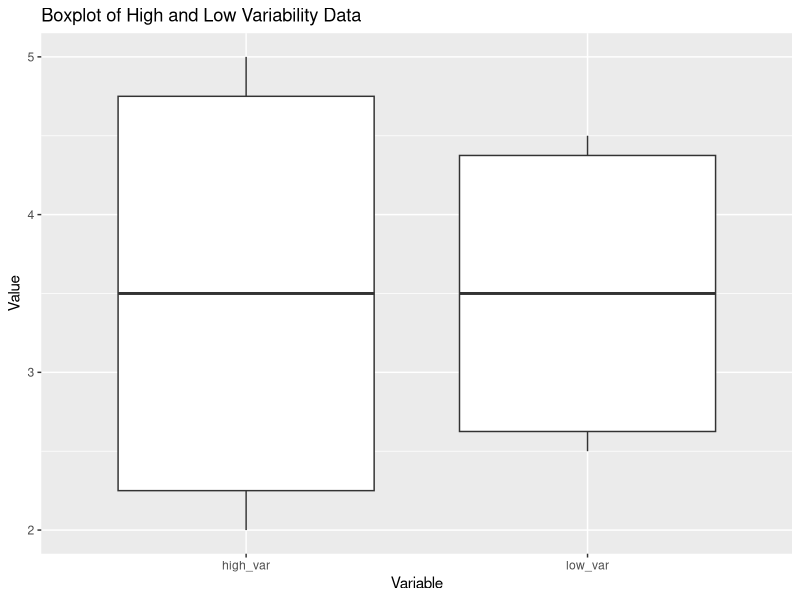
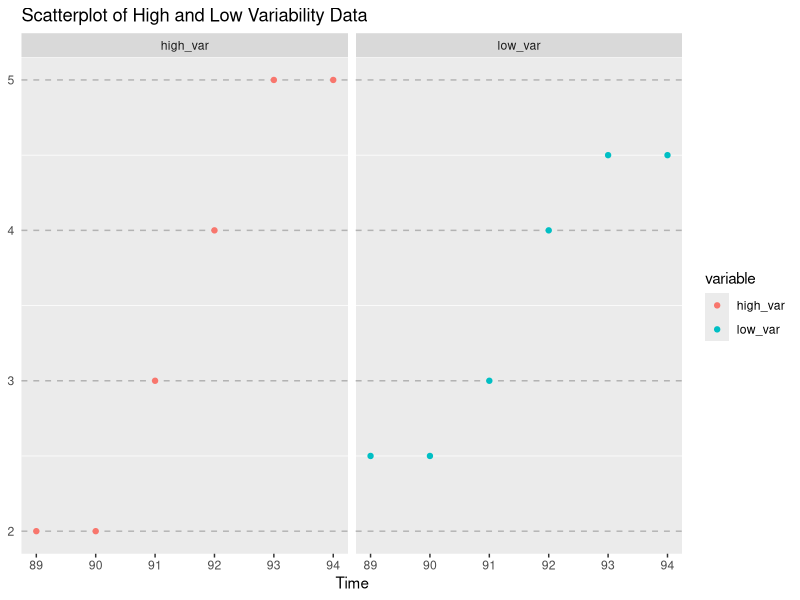
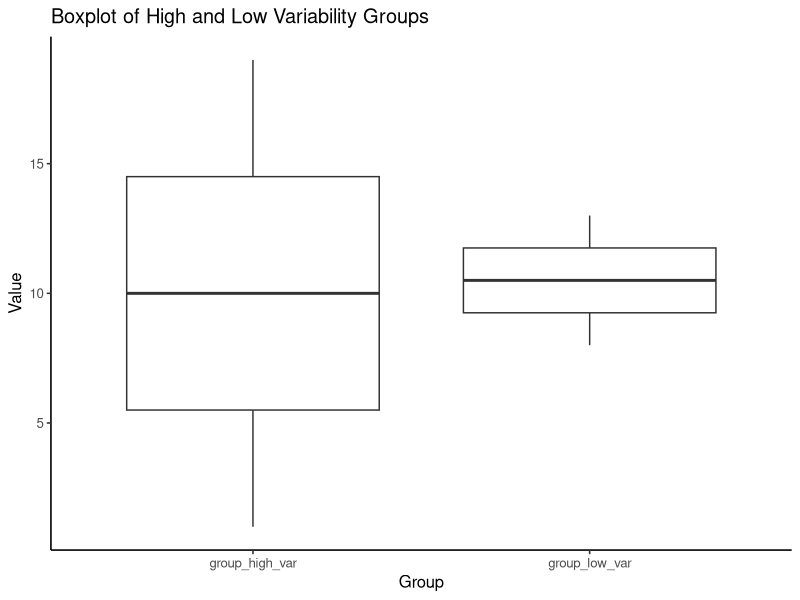
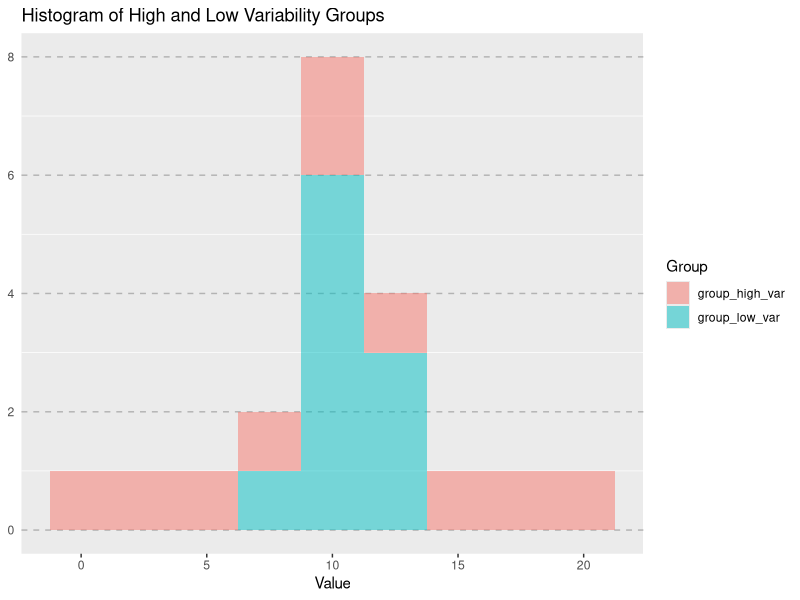
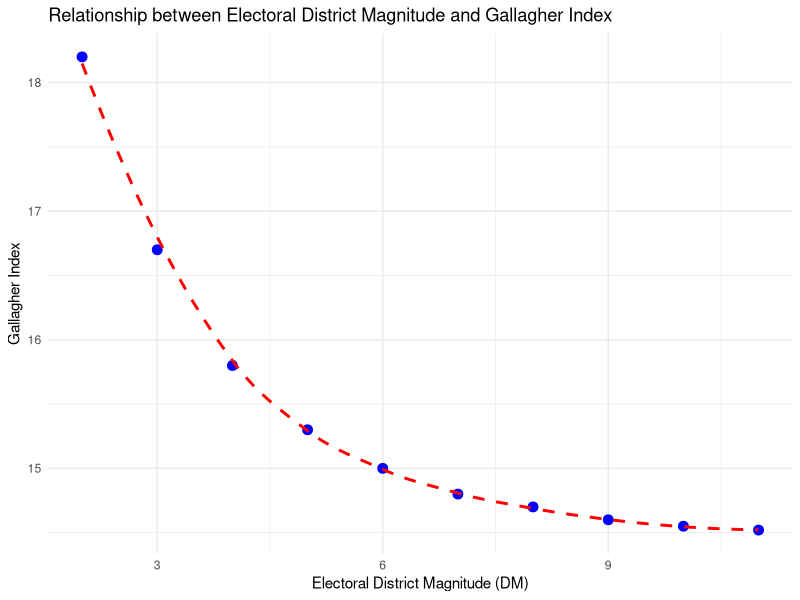
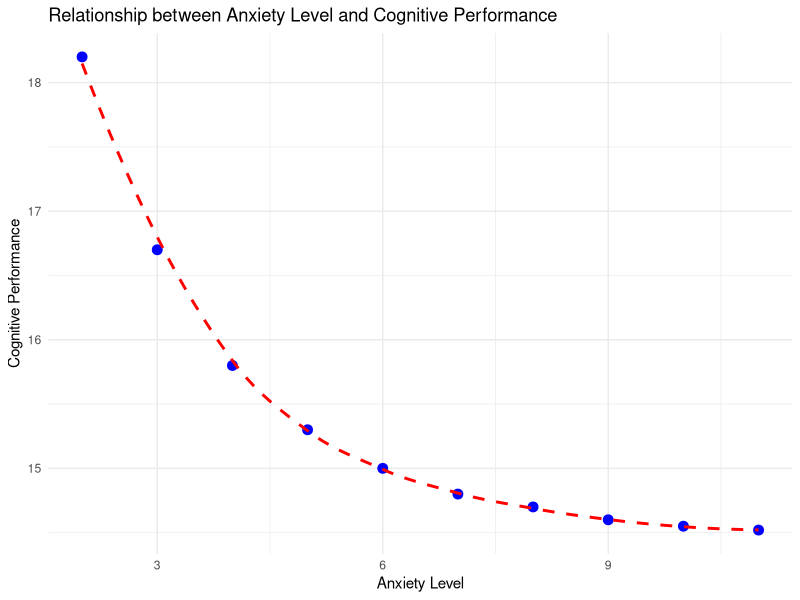
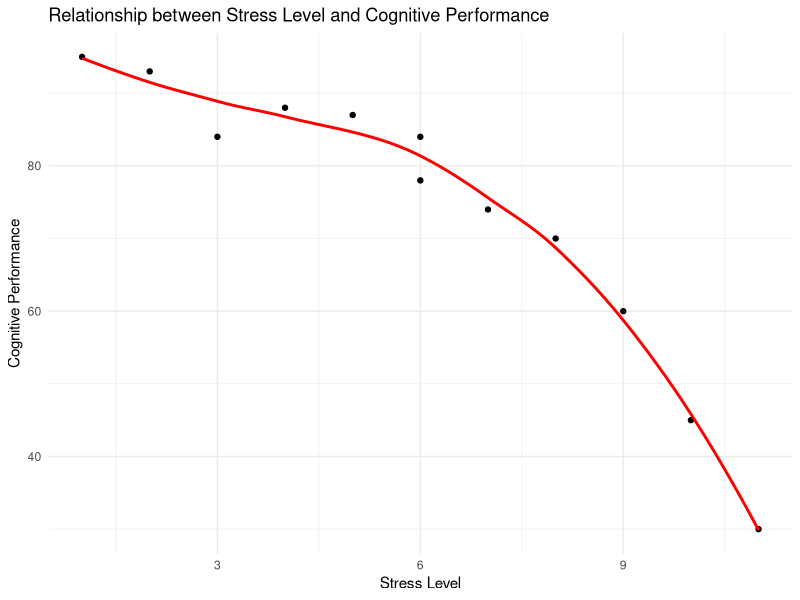
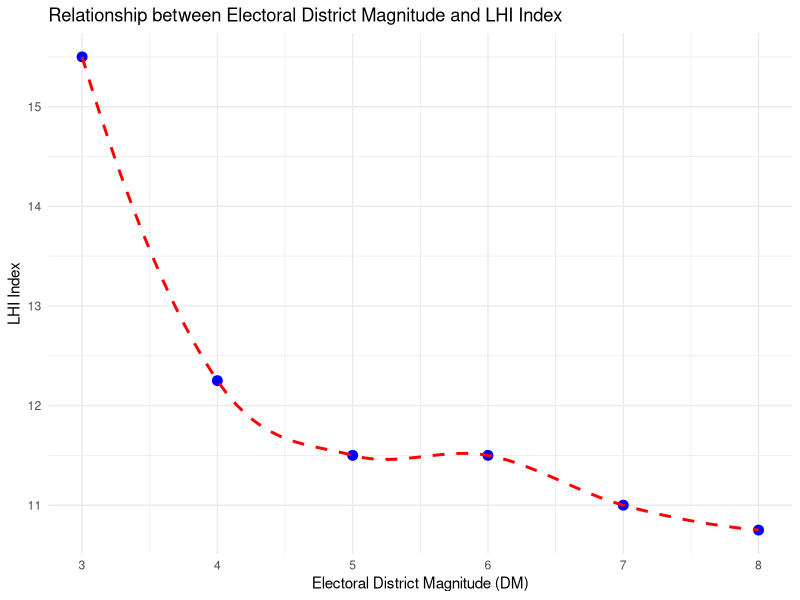

Source code (R) for these figures, in order:
## ---- chunk 1
knitr::opts_chunk$set(echo = TRUE, warning = FALSE, message = FALSE)
library(tidyverse)
library(ggpubr)
## ---- chunk 2
high_var <- c(2, 2, 3, 4, 5, 5)
low_var <- c(2.5, 2.5, 3, 4, 4.5, 4.5)

sd_high_var <- sd(high_var)
sd_low_var <- sd(low_var)

cat("Standard Deviation (High Variability):", round(sd_high_var, 2), "\n")
cat("Standard Deviation (Low Variability):", round(sd_low_var, 2), "\n")

cat("Variance (High Variability):", round(var(high_var), 2), "\n")
cat("Variance (Low Variability):", round(var(low_var), 2), "\n")
## ---- chunk 3
data_sd <- data.frame(time = c(89:94), high_var = high_var, low_var = low_var)

data_long_sd <- data_sd %>%
  pivot_longer(cols = c(high_var, low_var),
               names_to = "variable",
               values_to = "value")

ggplot(data = data_long_sd, aes(x = variable, y = value)) + 
  geom_boxplot() +
  labs(title = "Boxplot of High and Low Variability Data",
       x = "Variable", y = "Value")

ggplot(data = data_long_sd, aes(x = time, y = value, color = variable)) + 
  geom_point() + 
  facet_wrap(vars(variable)) + 
  theme_cleveland() +
  labs(title = "Scatterplot of High and Low Variability Data",
       x = "Time", y = "Value")
## ---- chunk 4
group_high_var <- c(85, 90, 95, 100, 105, 110, 115, 120, 125, 130)
group_low_var <- c(96, 97, 98, 99, 100, 101, 102, 103, 104, 105)

sd_high_var <- sd(group_high_var)
sd_low_var <- sd(group_low_var)

cat("Standard Deviation (High Variability):", round(sd_high_var, 2), "\n")
cat("Standard Deviation (Low Variability):", round(sd_low_var, 2), "\n")
## ---- chunk 5
group_high_var <- c(1, 3, 5, 7, 9, 11, 13, 15, 17, 19)
group_low_var <- c(8, 9, 9, 10, 10, 11, 11, 12, 12, 13)

sd_high_var <- sd(group_high_var)
sd_low_var <- sd(group_low_var)

cat("Standard Deviation (High Variability):", round(sd_high_var, 2), "\n")
cat("Standard Deviation (Low Variability):", round(sd_low_var, 2), "\n")
## ---- chunk 6
cat("High Variability Group:\n")
cat("25th percentile:", quantile(group_high_var, 0.25), "\n")
cat("Median:", median(group_high_var), "\n")
cat("75th percentile:", quantile(group_high_var, 0.75), "\n")

cat("\nLow Variability Group:\n")
cat("25th percentile:", quantile(group_low_var, 0.25), "\n")
cat("Median:", median(group_low_var), "\n")
cat("75th percentile:", quantile(group_low_var, 0.75), "\n")
## ---- chunk 7
data_sd_dm <- data.frame(
  group_high_var = group_high_var,
  group_low_var = group_low_var
)

data_long_dm_sd <- data_sd_dm %>%
  pivot_longer(cols = everything(),
               names_to = "variable",
               values_to = "value")

ggplot(data = data_long_dm_sd) + 
  geom_boxplot(aes(y = value, x = variable)) + 
  theme_classic2() +
  labs(title = "Boxplot of High and Low Variability Groups",
       x = "Group", y = "Value")

ggplot(data = data_long_dm_sd, aes(x = value, fill = factor(variable))) + 
  geom_histogram(alpha = 0.5, binwidth = 2.5) + 
  theme_cleveland() + 
  labs(title = "Histogram of High and Low Variability Groups",
       x = "Value", y = "Count", fill = "Group")
## ---- chunk 8
iqgroup_A = c(100, 120, 80, 140, 70, 100, 90, 150)
iqgroup_B = c(85, 90, 95, 100, 105, 110, 115, 120)

cat("Variance of Group A:", round(var(iqgroup_A), 2), "\n")
cat("Variance of Group B:", round(var(iqgroup_B), 2), "\n")

cat("Standard Deviation of Group A:", round(sd(iqgroup_A), 2), "\n")
cat("Standard Deviation of Group B:", round(sd(iqgroup_B), 2), "\n")
## ---- chunk 9
DM <- c(2, 3, 4, 5, 6, 7, 8, 9, 10, 11)
Gallagher <- c(18.2, 16.7, 15.8, 15.3, 15.0, 14.8, 14.7, 14.6, 14.55, 14.52)

cat("Covariance:", round(cov(DM, Gallagher), 2), "\n")
cat("Pearson Correlation:", round(cor(DM, Gallagher, method = "pearson"), 2), "\n")
cat("Spearman Correlation:", round(cor(DM, Gallagher, method = "spearman"), 2), "\n")

data <- data.frame(DM = DM, Gallagher = Gallagher)

ggplot(data, aes(x = DM, y = Gallagher)) +
  geom_point(size = 3, color = "blue") +
  geom_smooth(method = "loess", se = FALSE, color = "red", linetype = "dashed") +
  labs(x = "Electoral District Magnitude (DM)", y = "Gallagher Index",
       title = "Relationship between Electoral District Magnitude and Gallagher Index") +
  theme_minimal()
## ---- chunk 10
AL <- c(2, 3, 4, 5, 6, 7, 8, 9, 10, 11)
CP <- c(18.2, 16.7, 15.8, 15.3, 15.0, 14.8, 14.7, 14.6, 14.55, 14.52)

cat("Mean Cognitive Performance:", round(mean(CP), 2), "\n")
cat("Variance of Cognitive Performance:", round(var(CP), 2), "\n")
cat("Standard Deviation of Cognitive Performance:", round(sd(CP), 2), "\n")

cat("Covariance:", round(cov(AL, CP), 2), "\n")
cat("Pearson Correlation:", round(cor(AL, CP, method = "pearson"), 2), "\n")
cat("Spearman Correlation:", round(cor(AL, CP, method = "spearman"), 2), "\n")

data_alcp <- data.frame(AL = AL, CP = CP)

ggplot(data_alcp, aes(x = AL, y = CP)) +
  geom_point(size = 3, color = "blue") +
  geom_smooth(method = "loess", se = FALSE, color = "red", linetype = "dashed") +
  labs(x = "Anxiety Level", y = "Cognitive Performance",
       title = "Relationship between Anxiety Level and Cognitive Performance") +
  theme_minimal()

model_alcp <- lm(CP ~ AL, data = data_alcp)
summary(model_alcp)

lin_log_model_alcp <- lm(CP ~ log(AL), data = data_alcp)
summary(lin_log_model_alcp)
## ---- chunk 11
data <- data.frame(
  stress_level = c(1, 2, 3, 4, 5, 6, 6, 7, 8, 9, 10, 11),
  cognitive_performance = c(95, 93, 84, 88, 87, 84, 78, 74, 70, 60, 45, 30)
)

ggplot(data, aes(x = stress_level, y = cognitive_performance)) +
  geom_point() +
  geom_smooth(method = "loess", se = FALSE, color = "red") +
  labs(x = "Stress Level", y = "Cognitive Performance",
       title = "Relationship between Stress Level and Cognitive Performance") +
  theme_minimal()

cat("Pearson Correlation:", round(cor(data$stress_level, data$cognitive_performance, method = "pearson"), 2), "\n")
cat("Spearman Correlation:", round(cor(data$stress_level, data$cognitive_performance, method = "spearman"), 2), "\n")
cat("Kendall's Tau:", round(cor(data$stress_level, data$cognitive_performance, method = "kendall"), 2), "\n")
## ---- chunk 12
DM <- c(3, 4, 5, 6, 7, 8)
LHI <- c(15.5, 14.25, 13.5, 13.5, 13, 12.75)

DM <- c(3, 4, 5, 6, 7, 8)
LHI <- c(15.5, 12.25, 11.5, 11.5, 11, 10.75)

cat("Covariance:", round(cov(DM, LHI), 2), "\n")
cat("Pearson Correlation:", round(cor(DM, LHI, method = "pearson"), 2), "\n")
cat("Spearman Correlation:", round(cor(DM, LHI, method = "spearman"), 2), "\n")

data <- data.frame(DM = DM, LHI = LHI)

ggplot(data, aes(x = DM, y = LHI)) +
  geom_point(size = 3, color = "blue") +
  geom_smooth(method = "loess", se = FALSE, color = "red", linetype = "dashed") +
  labs(x = "Electoral District Magnitude (DM)", y = "LHI Index",
       title = "Relationship between Electoral District Magnitude and LHI Index") +
  theme_minimal()

ols1 <- lm(LHI ~ DM, data = data)
summary(ols1)
## ---- chunk 13
# Compute P(45 < X < 55) for X ~ Binomial(100, 0.5)
prob <- sum(dbinom(46:54, 100, 0.5))
cat("P(45 < X < 55) for X ~ Binomial(100, 0.5):", round(prob, 4), "\n")

# Compute P(X >= 8) for X ~ Binomial(10, 0.5)
prob <- sum(dbinom(8:10, 10, 0.5))
cat("P(X >= 8) for X ~ Binomial(10, 0.5):", round(prob, 4), "\n")
## ---- chunk 14
x1 <- c(1, 2, 3, 4, 5)
y1 <- c(2, 4, 5, 7, 8)

data <- data.frame(x1, y1)

model.1 <- lm(y1 ~ x1)
summary(model.1)
## ---- chunk 15
DM <- c(4,10,3,8,7,4,6,2,7,14)
LHI <- c(12,8,15,10,6,13,11,16,9,5)

cat("Variance of DM:", round(var(DM), 2), "\n")
cat("Variance of LHI:", round(var(LHI), 2), "\n")
cat("Standard Deviation of DM:", round(sd(DM), 2), "\n")
cat("Standard Deviation of LHI:", round(sd(LHI), 2), "\n")

cat("Covariance:", round(cov(DM, LHI), 2), "\n")
cat("Pearson Correlation:", round(cor(DM, LHI, method = "pearson"), 2), "\n")
cat("Spearman Correlation:", round(cor(DM, LHI, method = "spearman"), 2), "\n")

data <- data.frame(DM = DM, LHI = LHI)

ggplot(data, aes(x = DM, y = LHI)) +
  geom_point(size = 3, color = "blue") +
  geom_smooth(method = "loess", se = FALSE, color = "red", linetype = "dashed") +
  labs(x = "District Magnitude (DM)", y = "LH Index",
       title = "Relationship between District Magnitude and LH Index") +
  theme_minimal()

model_lh <- lm(LHI ~ DM, data = data)
summary(model_lh)
## ---- chunk 16
DM <- c(5,11,4,8,7,4,6,3,7,15)
GHI <- c(12,7,15,10,6,13,11,18,9,2)

cat("Variance of DM:", round(var(DM), 2), "\n")
cat("Variance of GHI:", round(var(GHI), 2), "\n")
cat("Standard Deviation of DM:", round(sd(DM), 2), "\n")
cat("Standard Deviation of GHI:", round(sd(GHI), 2), "\n")

cat("Covariance:", round(cov(DM, GHI), 2), "\n")
cat("Pearson Correlation:", round(cor(DM, GHI, method = "pearson"), 2), "\n")
cat("Spearman Correlation:", round(cor(DM, GHI, method = "spearman"), 2), "\n")

data <- data.frame(DM = DM, GHI = GHI)

ggplot(data, aes(x = DM, y = GHI)) +
  geom_point(size = 3, color = "blue") +
  geom_smooth(method = "loess", se = FALSE, color = "red", linetype = "dashed") +
  labs(x = "District Magnitude (DM)", y = "Gallagher Index",
       title = "Relationship between District Magnitude and Gallagher Index") +
  theme_minimal()

model_gh <- lm(GHI ~ DM, data = data)
summary(model_gh)
## ---- chunk 17
group_high_var <- c(1, 3, 5, 7, 9, 11, 13, 15, 17, 19)
group_low_var <- c(8, 9, 9, 10, 10, 11, 11, 12, 12, 13)

sd_high_var <- sd(group_high_var)
sd_low_var <- sd(group_low_var)

cat("Standard Deviation (High Variability):", round(sd_high_var, 2), "\n")
cat("Standard Deviation (Low Variability):", round(sd_low_var, 2), "\n")
## ---- chunk 18
DM <- c(2, 3, 4, 5, 6, 7, 8, 9, 10, 11)
Gallagher <- c(18.2, 16.7, 15.8, 15.3, 15.0, 14.8, 14.7, 14.6, 14.55, 14.52)

cat("Variance of DM:", round(var(DM), 2), "\n")
cat("Variance of Gallagher:", round(var(Gallagher), 2), "\n")
cat("Standard Deviation of DM:", round(sd(DM), 2), "\n")
cat("Standard Deviation of Gallagher:", round(sd(Gallagher), 2), "\n")

cat("Covariance:", round(cov(DM, Gallagher), 2), "\n")
cat("Spearman Correlation:", round(cor(DM, Gallagher, method = "spearman"), 2), "\n")

data_disp <- data.frame(DM, Gallagher)

ggplot(data_disp, aes(x = DM, y = Gallagher)) +
  geom_point(size = 3, color = "blue") +
  geom_smooth(method = "loess", se = FALSE, color = "red", linetype = "dashed") +
  labs(x = "Electoral District Magnitude (DM)", y = "Gallagher Index",
       title = "Relationship between Electoral District Magnitude and Gallagher Index") +
  theme_minimal() +
  theme(
    plot.title = element_text(hjust = 0.5, size = 14, face = "bold"),
    axis.title = element_text(size = 12),
    axis.text = element_text(size = 10)
  )

# Linear model
model_disp <- lm(Gallagher ~ DM, data = data_disp)
summary(model_disp)

# Log-linear model
lin_log_model_disp <- lm(Gallagher ~ log(DM), data = data_disp)
summary(lin_log_model_disp)
## ---- chunk 19
data_alcp <- data.frame(
  stress_level = c(1, 2, 3, 4, 5, 6, 6, 7, 8, 9, 10, 11),
  cognitive_performance = c(95, 93, 84, 88, 87, 84, 78, 74, 70, 60, 45, 30)
)

ggplot(data_alcp, aes(x = stress_level, y = cognitive_performance)) +
  geom_point() +
  geom_smooth(method = "loess", se = FALSE, color = "red") +
  labs(x = "Stress Level", y = "Cognitive Performance",
       title = "Relationship between Stress Level and Cognitive Performance") +
  theme_minimal()

cat("Pearson Correlation:", round(cor(data_alcp$stress_level, data_alcp$cognitive_performance, method = "pearson"), 2), "\n")
cat("Spearman Correlation:", round(cor(data_alcp$stress_level, data_alcp$cognitive_performance, method = "spearman"), 2), "\n")
cat("Kendall's Tau:", round(cor(data_alcp$stress_level, data_alcp$cognitive_performance, method = "kendall"), 2), "\n")

model_alcp <- lm(stress_level ~ cognitive_performance, data = data_alcp)
summary(model_alcp)
## ---- chunk 20
group_high_var <- c(1, 3, 5, 7, 9, 11, 13, 15, 17, 19)
group_low_var <- c(8, 9, 9, 10, 10, 11, 11, 12, 12, 13)

sd_high_var <- sd(group_high_var)
sd_low_var <- sd(group_low_var)

cat("Standard Deviation (High Variability):", round(sd_high_var, 2), "\n")
cat("Standard Deviation (Low Variability):", round(sd_low_var, 2), "\n")

data_sd_dm <- data.frame(
  group_high_var = group_high_var,
  group_low_var = group_low_var
)

data_long_dm_sd <- data_sd_dm %>%
  pivot_longer(cols = everything(),
               names_to = "variable",
               values_to = "value")

ggplot(data = data_long_dm_sd) + 
  geom_boxplot(aes(y = value, x = variable)) + 
  theme_classic2() +
  labs(title = "Box Plot of High and Low Variability Groups",
       x = "Group", y = "Value")

ggplot(data = data_long_dm_sd, aes(x = value, fill = factor(variable))) + 
  geom_histogram(alpha = 0.5, binwidth = 2) + 
  theme_cleveland() + 
  labs(title = "Histogram of High and Low Variability Groups",
       x = "Value", y = "Count", fill = "Group")

ggplot(data = data_long_dm_sd, aes(x = value)) + 
  geom_histogram(alpha = 0.5, binwidth = 2.5) + 
  facet_grid(. ~ variable) + 
  theme_cleveland() +
  labs(title = "Faceted Histogram of High and Low Variability Groups",
       x = "Value", y = "Count")
## ---- chunk 21
library(dplyr)

# Generate synthetic data
set.seed(123)  # For reproducibility

data <- data.frame(
  age = rnorm(1000, mean = 45, sd = 15),
  income = rnorm(1000, mean = 50000, sd = 20000),
  education = sample(c("High School", "Bachelor's", "Master's", "PhD"), 1000, replace = TRUE),
  voted = sample(c(0, 1), 1000, replace = TRUE, prob = c(0.4, 0.6))
)

# Explore the data
summary(data)
table(data$education, data$voted)

# Prepare the data for logistic regression
data$education <- as.factor(data$education)  # Convert education to a factor variable

# Fit the logistic regression model
model <- glm(voted ~ age + income + education, data = data, family = binomial(link = "logit"))

# Interpret the model results
summary(model)

# Make predictions using the model
new_voter <- data.frame(age = 30, income = 60000, education = "Bachelor's")
predict(model, new_voter, type = "response")
